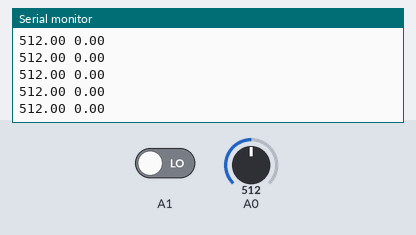
The sketch below on a simulated Arduino Uno, built with avr-gcc and run on an emulated ATmega328P. Parts: the last lines printed to the serial monitor. Inputs (shaded band) come from the test bench; at power-on: A0 = 512, A1 LOW.

Above: at 1.2 s.
1.3 s: A0 set to 716
At 2.0 s:
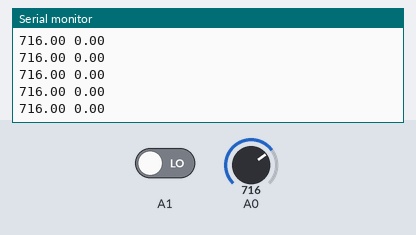
4.3 s: A1 driven HIGH
At 4.8 s:
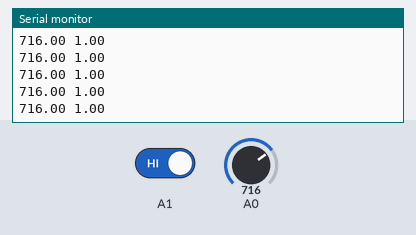
5.8 s: A0 set to 900
At 6.4 s:
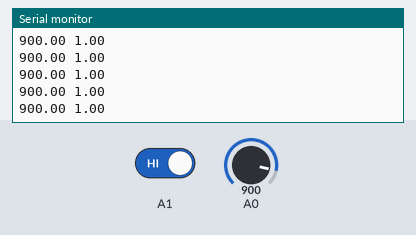
7.3 s: A1 driven LOW
At 8.2 s:
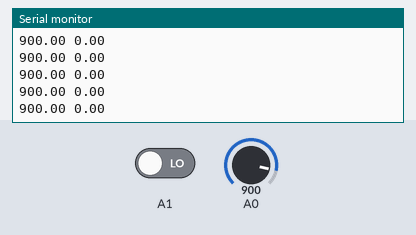
Timing chart, 0 to 9.8 s (numbered marks = the images above; inputs shaded):
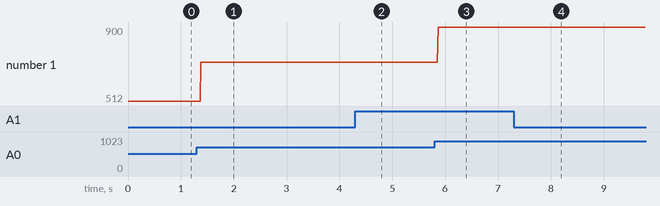

The sketch:

potentiometer.ino
```cpp
bool x = 1;
double TIME = 0;

void setup() {
  Serial.begin(9600);
  pinMode(A0,INPUT);
  pinMode(A1,INPUT);
}

void loop() {
/*
  float angle = 0;
  for(angle=0; angle<=90; angle = angle + 0.1){
    float SIN_A = sin(angle);
    float COS_A = cos(angle);
    Serial.print(SIN_A);
    Serial.print(" ");
    Serial.println(COS_A);
  }
    delay(1);
*/
/*
  for(TIME = 0; TIME <100; TIME+=1){
    Serial.println(x);
    delay(10);
  }
  x = !x;
*/
  float analog = analogRead(A0);
  float digital = digitalRead(A1);
  Serial.print(analog);
  Serial.print(" ");
  Serial.println(digital);

}
```

Measured:
- after the input at 1.3 s, the serial monitor: prints a new line after 0.08 s (image 1)
- after the input at 4.3 s, the serial monitor: prints a new line after 0.07 s (image 2)
- after the input at 5.8 s, the serial monitor: prints a new line after 0.07 s (image 3)
- after the input at 7.3 s, the serial monitor: prints a new line after 0.07 s (image 4)
- plotted number 1: 512 → 716 after the input at 1.3 s, 716 → 900 after the input at 5.8 s
